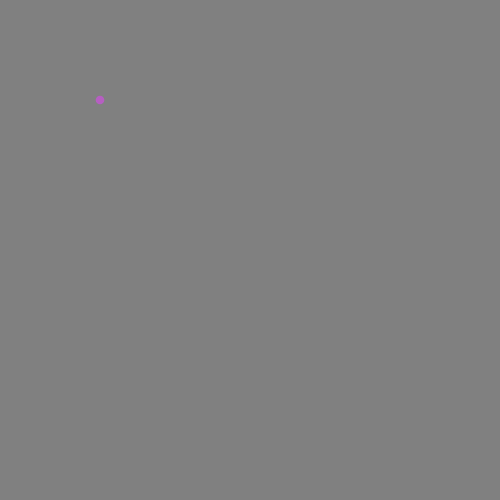
Frame 1 (no input)
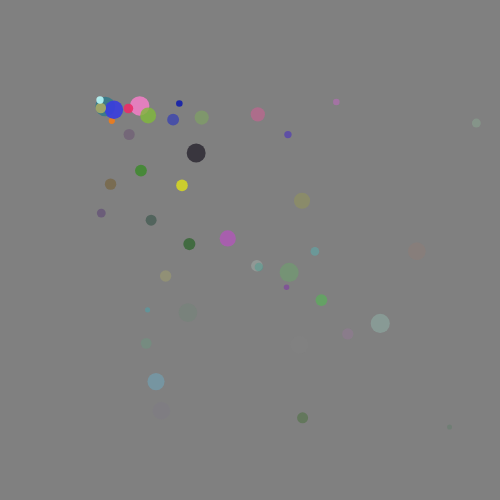
Frame 60 (no input)
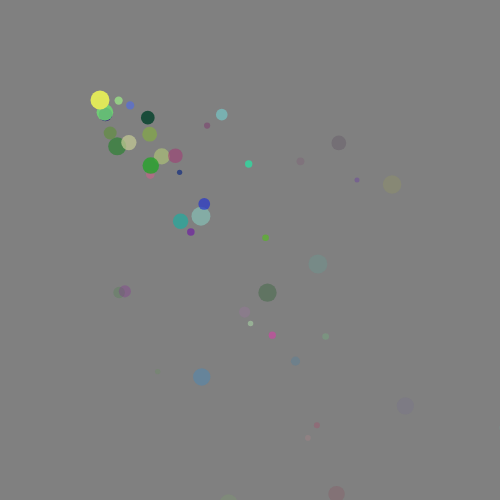
Frame 120 (the mouse pressed at the canvas centre since frame 60)

The p5.js sketch that drew these frames (run headless with seeded random() and noise() and a simulated clock; from frame 60 on, the mouse is pressed at the canvas centre):

// p5.js sketch
// ── sketch.js
let cars = [];

function setup() {
  createCanvas(500, 500);
  // for (let i = 0; i < 20; i++) {
  //   cars.push(new Car());
  // }
  noStroke();
}

function draw() {
  background('grey');
  cars.push(new Car());

  for (let i = 0; i < cars.length; i++) {
    cars[i].display();
    cars[i].move();
    if (cars[i].a <= 0) {
      cars.splice(i, 1);
    }
  }
}

class Car {

  constructor() {
    // attributes
    this.pos = createVector(100, 100);
    this.vel = createVector(random(10), random(10));
    this.r = random(255);
    this.g = random(255);
    this.b = random(255);
    this.a = random(200, 255);
    this.s = random(5, 20);
  }

  // methods
  display() {
    fill(this.r, this.g, this.b, this.a);
    ellipse(this.pos.x, this.pos.y, this.s);
  }

  move() {
    this.pos.add(this.vel);
    this.a = this.a - 5;
    // if (this.pos.x > width) this.pos.x = 0;
    // if (this.pos.x < 0) this.pos.x = width;
    // if (this.pos.y > height) this.pos.y = 0;
    // if (this.pos.y < 0) this.pos.y = height;
  }

}
